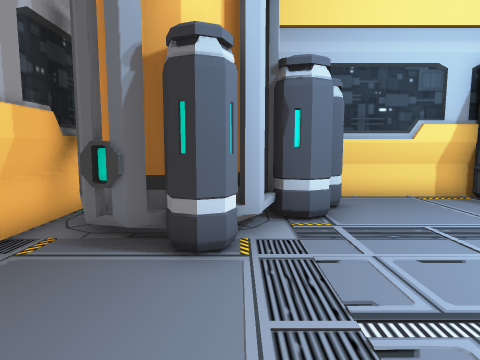
[1] (above)

16 first-person views from a walk through a scene from a Unity 3-D project. The camera is 1.5 m above the floor, tilts 6° down and sees 75° across. Doors are open. The floor is counted in squares, 1 m on a side. Each view is taken from the middle of a square. On the plan, view 1 faces up. The plan holds only what a view shows up to about 15 squares ahead; the rest is blank. The place goes on beyond the plan. The player is left out. Some animated figures are not drawn.

[2]
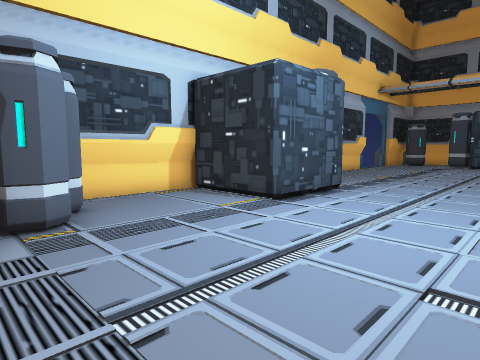

[3]
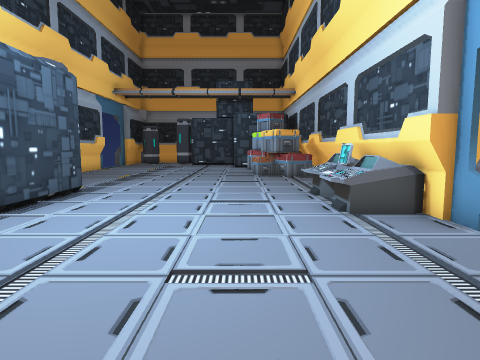

[4]
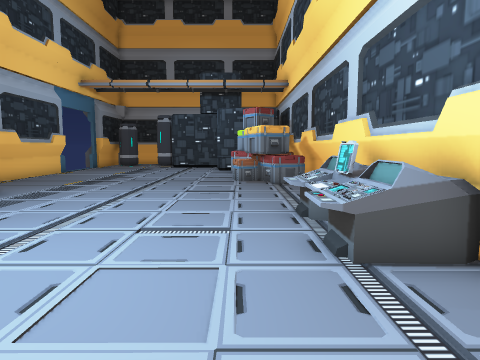

[5]
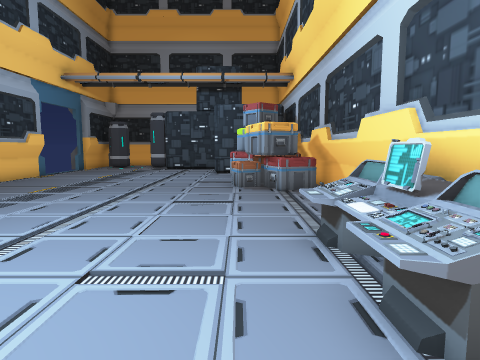

[6]
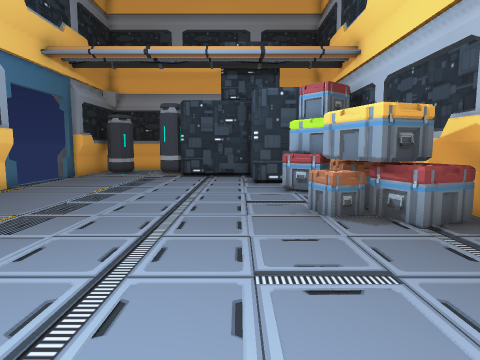

[7]
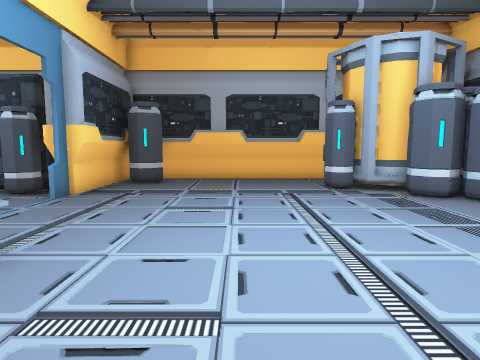

[8]
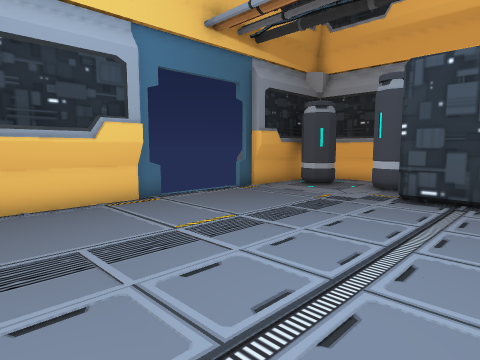

[9]
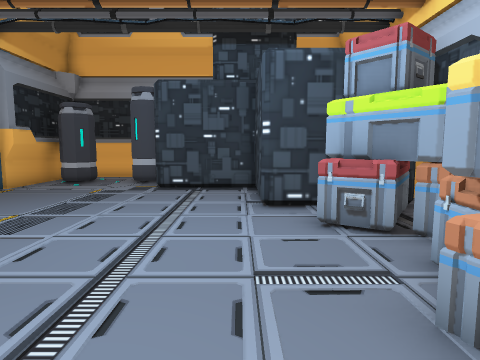

[10]
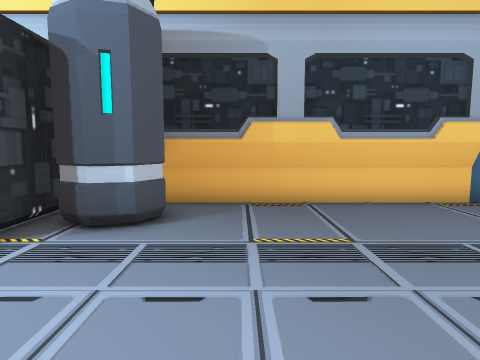

[11]
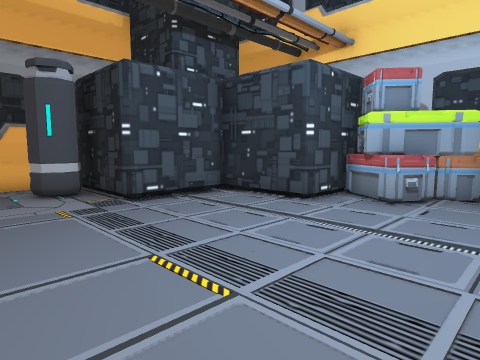

[12]
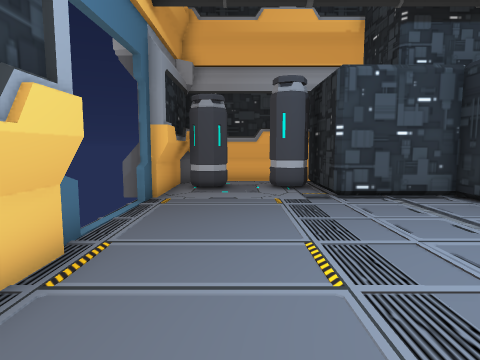

[13]
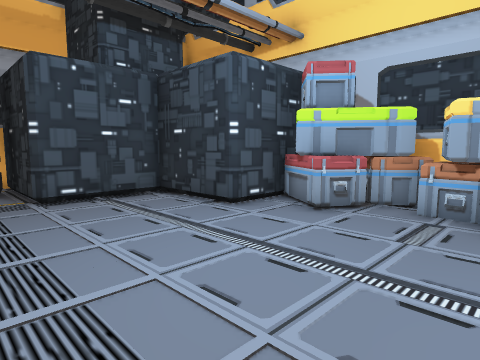

[14]
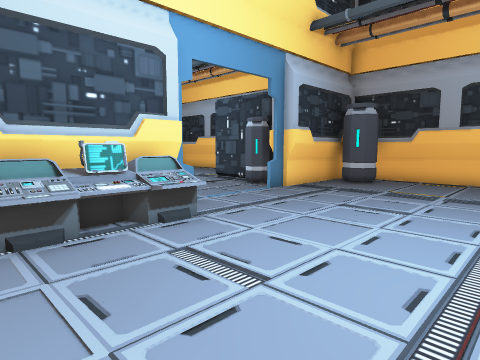

[15]
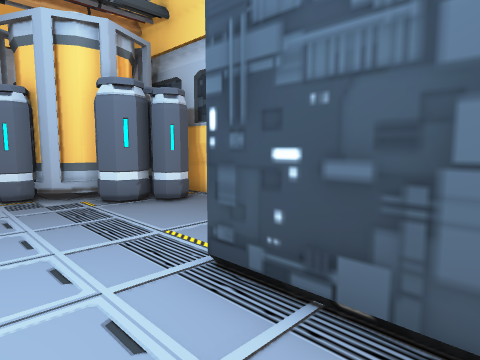

[16]
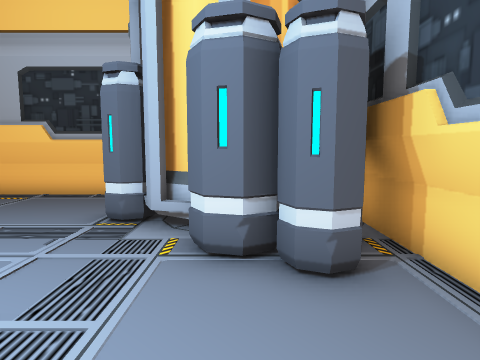

### Floor plan
Points are (right, up) in squares from view 1. A wall is a line through its corners. A room is listed if a view was taken in it or the views show most of it. See-through windows are left out.
Room 1 (views 1, 2, 3, 4, 5, 6, 7, 8, 9, 10, 11, 12, 13, 14, 15, 16)
walls: (10.8, 5.4) (6.9, 5.4) (6.9, 9.2) (0.2, 9.2); (12.8, -4.2) (20, -4.2); (7.2, 9.5) (-0.2, 9.5); (6.3, -3.9) (20.1, -3.9); (6.2, -4.2) (11.4, -4.2); (2.5, 8.4) (2.6, 8) (2.5, 7.6) (2.1, 7.5) (1.6, 7.7); (21.4, 9.2) (13, 9.2); (21.4, 9.5) (12.9, 9.5); (0.4, 5.8) (0.2, 5.3); (22.2, 9.7) (21.4, 9.7); (0.4, 6.8) (0.4, 6.2) (-0.1, 5.5) (-0.6, 5.2); (-0.2, 5.1) (0, 4.7) (-0.2, 4.3) (-0.6, 4.1) (-1, 4.3) (-1.1, 4.7); (22.8, -3.4) (22.8, 0.4) (26.4, 0.4) (26.4, 4.1) (30.2, 4.1); (-1.1, 5.1) (-2, 5.1) (-2.5, 5.5); (-1.3, 4.5) (-2.1, 4.3); (-1.7, 4.4) (-2.4, 4.6); (-3.5, 7) (-3.5, -2.7); (-3.9, 7) (-3.9, -2.9); (28.5, 4.6) (28.3, 5.2) (28.6, 5.7) (29.2, 5.9); (-3.1, -3.9) (1.3, -3.9); (-3.6, -4.2) (1.4, -4.2); (30.8, 5.5) (30.8, 8.4); (31, 5.4) (31, 8.4); (30.2, 9.5) (26.2, 9.5); (30.8, 9.2) (26.4, 9.2) (26.4, 9.6) (25.6, 9.6)
low walls: (0.2, 5.3) (-0.2, 5.1); (-1.1, 4.7) (-1.7, 4.4)
ways out: open door at (4, -4); open door at (24, 10)
objects: barrel (-3, -3); barrel (1, 6) to (1, 7); barrel (1, 8); other object (7, -3) to (10, -2); barrel (13, 7); crate (16, -3) to (17, -3); crate (17, -2) to (18, -1); crate (18, -3) to (19, -2); crate (18, -2); crate (19, -3) to (20, -3); crate (20, -3) to (22, -1); crate (21, -3)

Where each view was taken, in squares from view 1:
view 1: 0 up, 0 right, facing up
view 2: 0 up, 0 right, facing up-right
view 3: 0 up, 0 right, facing right
view 4: 1 down, 3 right, facing right
view 5: 1 down, 5 right, facing right
view 6: 1 up, 10 right, facing right
view 7: 1 up, 11 right, facing left
view 8: 1 up, 17 right, facing up-right
view 9: 1 up, 15 right, facing right
view 10: 1 up, 15 right, facing up
view 11: 8 up, 18 right, facing down-right
view 12: 7 up, 17 right, facing right
view 13: 6 up, 17 right, facing down-right
view 14: 3 up, 11 right, facing down-left
view 15: 3 up, 10 right, facing up-left
view 16: 7 up, 6 right, facing left
